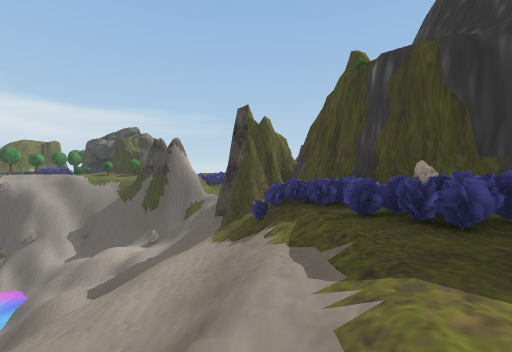
[1] (above)

24 first-person views from a walk through a scene from a Unity 3-D project. The camera is 1.2 m above the floor, tilts 2° down and sees 90° across. The floor is counted in squares, 2 m on a side. Each view is taken from the middle of a square. On the plan, view 1 faces up. The plan holds only what a view shows up to about 9 squares ahead; the rest is blank. The place goes on beyond the plan. Some trees and plants on the terrain are drawn as simple stand-ins. Some surface patterns are stand-ins.

[2]
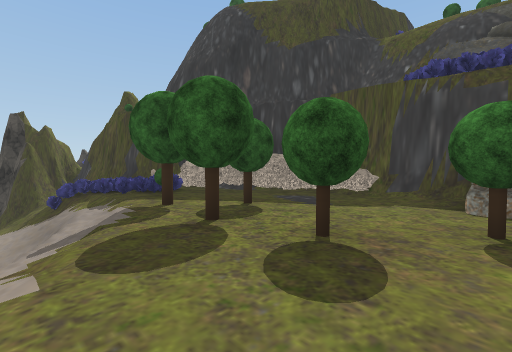

[3]
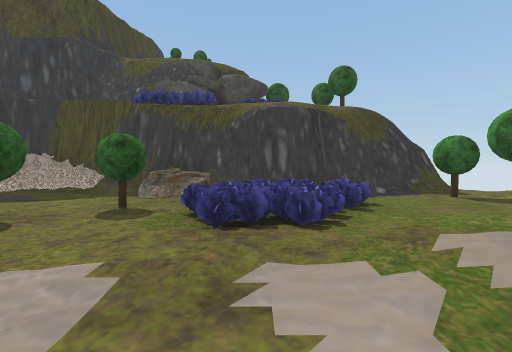

[4]
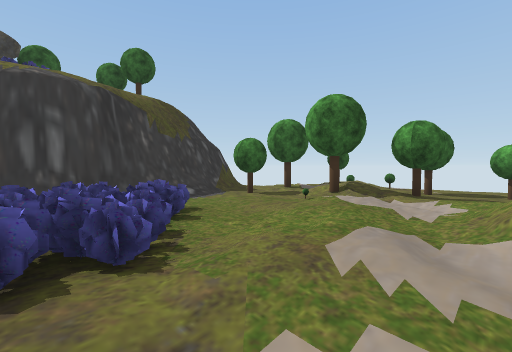

[5]
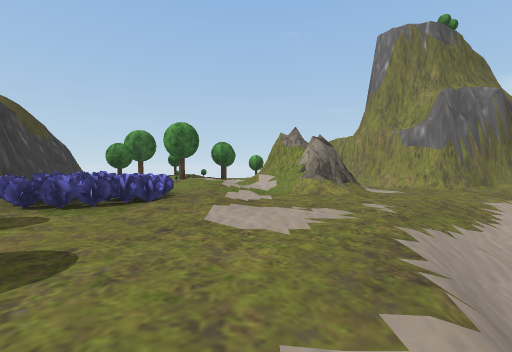

[6]
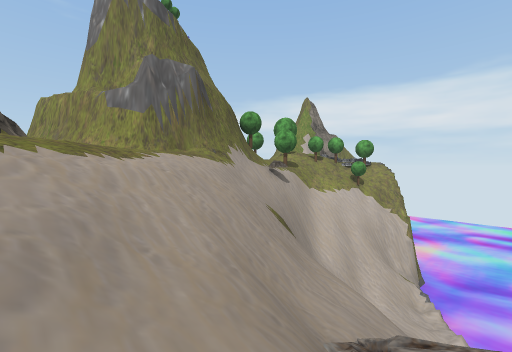

[7]
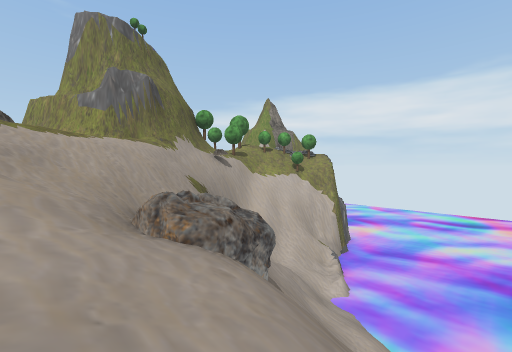

[8]
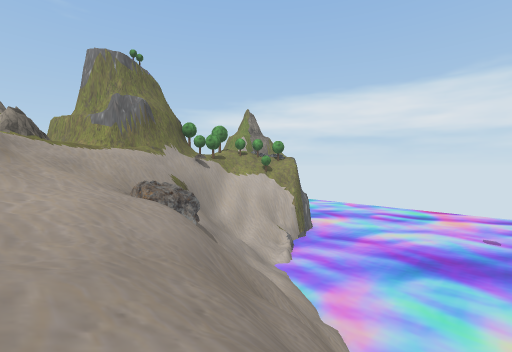

[9]
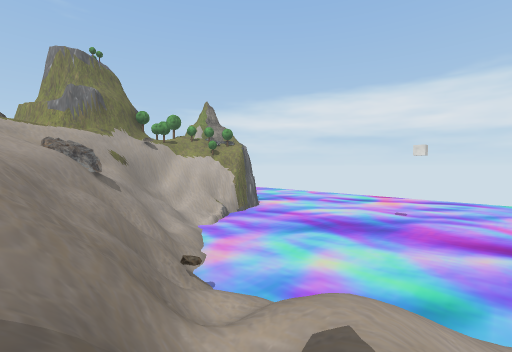

[10]
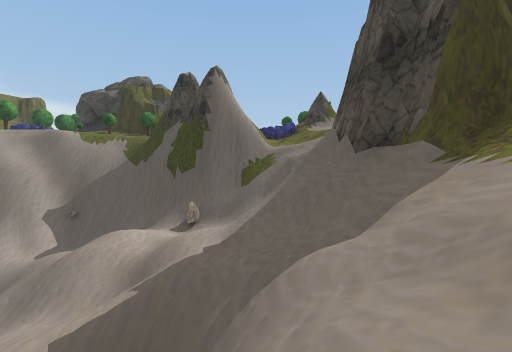

[11]
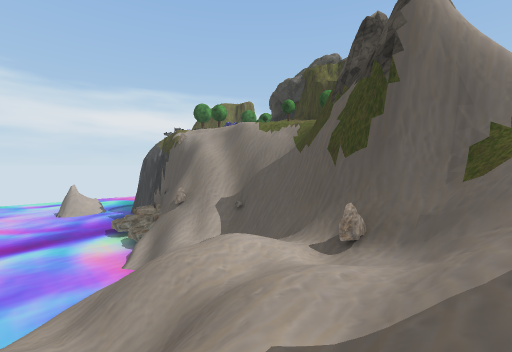

[12]
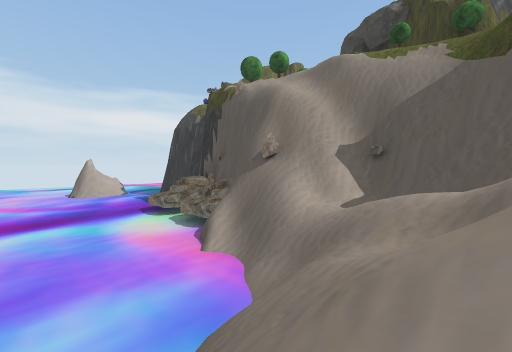

[13]
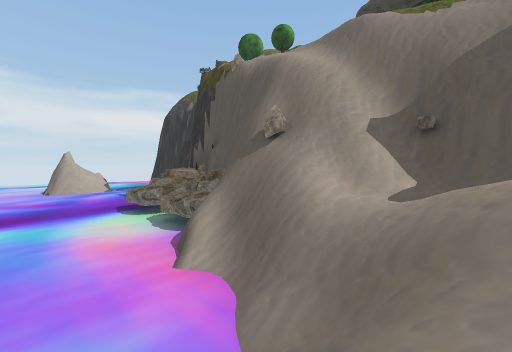

[14]
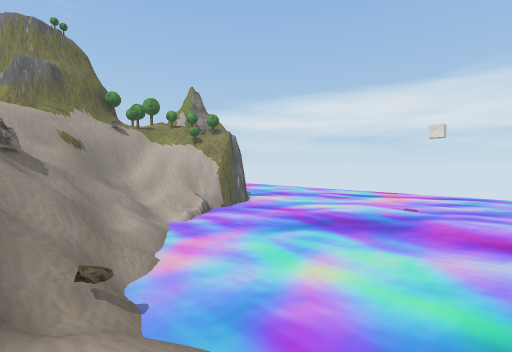

[15]
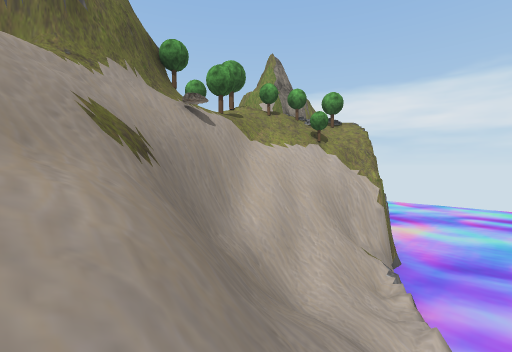

[16]
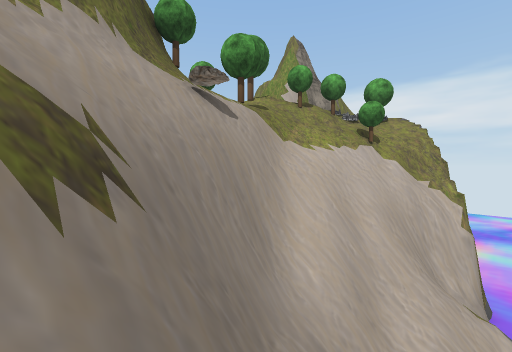

[17]
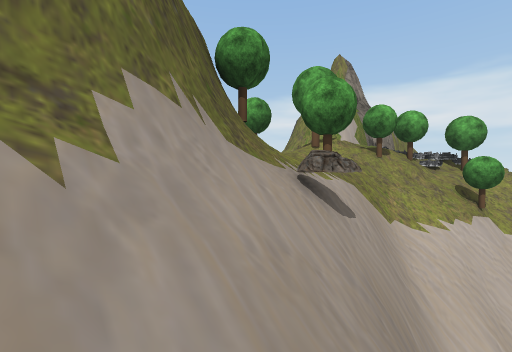

[18]
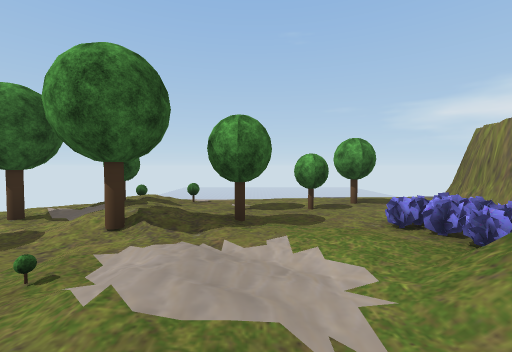

[19]
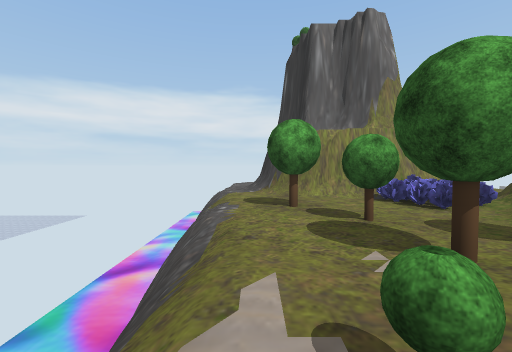

[20]
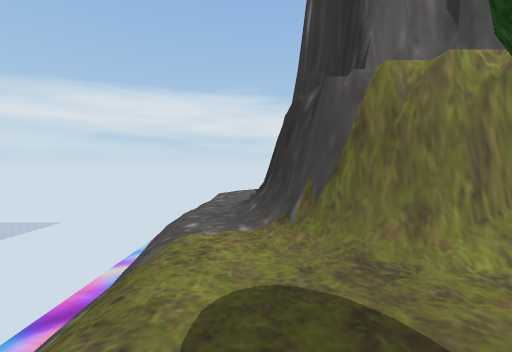

[21]
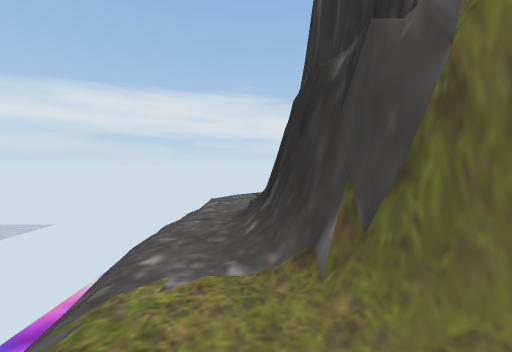

[22]
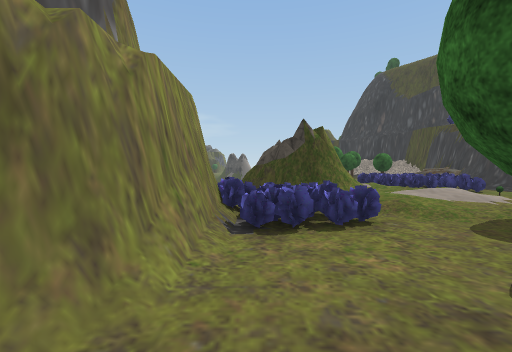

[23]
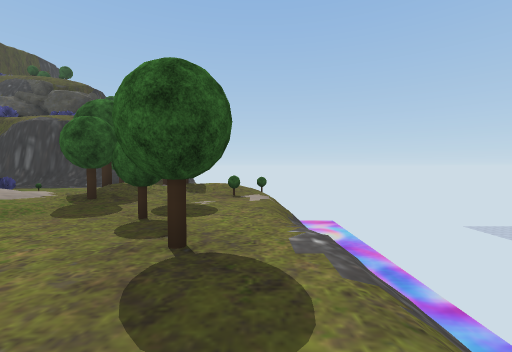

[24]
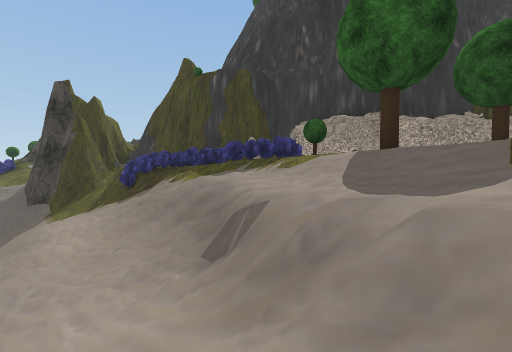

### Floor plan
Key: @ floor where view 1 was taken; # wall or solid block; . main floor; : floor 0.25 m higher than the main floor; - floor 1.25 m lower than the main floor; _ floor 1.5 m lower than the main floor; < floor 7.75 m lower than the main floor; ( floor 8 m lower than the main floor; ! floor 8.25 m lower than the main floor; ? floor 8.75 m lower than the main floor; / step, stairs or slope; = window, fence, low wall or low ledge; ~ liquid the walk can cross; ≈ liquid the walk keeps out of; ^ raised ledge; v drop or lower ground; B bush; R rock; T tree; O other object.
Columns run from 20 left of view 1 to 5 right of it. Each row starts with its distance up from view 1.
 14           ^^
 13      R#R#^^R^^^^^^_
 12   ~~~RRR#R/////R#==
 11  ~~~~~~~~==//////==^
 10 ~~~~~~~~~≈~////////^
  9 ~~~~~~~~~~~~///////^^^
  8  ~~~~~~~~~~~///////#^#
  7    ~~~~~~~~~ ////////#
  6    ~~~~~~~~~~?=/////-#^
  5     ~~~~~~~~~≈(==///BO#
  4      ~~~~~~~~~?=/////BO^
  3       ~~~~~~~~R=/////BR#^
  2        ~~~~~~~==/////BB##
  1      ~~~~~~~~/==/////T.=#
  0      ~~~~~~~//==////@T..##
 -1       ~~~~~≈/=#R/////.T.##
 -2   ~~~~~~~~~//v//////.T...#
 -3   ~~~~~~≈≈ ////////..T..:^
 -4  ~~~~~~#=#!<v//////...T/R#
 -5  ~~~   #===##v////:.//B.R#
 -6        T=====////.:./OOO##
 -7     v##T#==Rv//..=#//BBO#
 -8    #v##TTTT=^^^#.##//:B.=^
 -9    #^## T.T#   ^###//T::/^
-10       #  T      ^OB://.T/^
-11       #         ^BB/T/TT:#
-12                 #...:/T///
-13                ##.TTT:/
-14             //##/....T/O
-15             v////vvvvv
-16
-17
-18              ~~~
-19              ~~~
-20           ~~ ~~~       ~~~
-21         ~~~~ ~~~       ~~~

Positions as (right, up) in squares from view 1, and headings:
1: (0, 0), facing up
2: (-1, -4), facing up-right
3: (-2, -6), facing right
4: (-1, -6), facing down-right
5: (-1, -2), facing down
6: (-3, -2), facing down-left
7: (-3, 1), facing down-left
8: (-2, 4), facing down-left
9: (-3, 8), facing down-left
10: (-3, 5), facing up
11: (-3, 8), facing up-left
12: (-7, 8), facing up-left
13: (-8, 9), facing up-left
14: (-5, 7), facing down-left
15: (-6, -2), facing down-left
16: (-7, -4), facing down-left
17: (-7, -6), facing down-left
18: (0, -8), facing down
19: (2, -14), facing left
20: (-2, -14), facing left
21: (-3, -14), facing left
22: (-3, -14), facing up
23: (-4, -14), facing right
24: (-2, -1), facing up-right
